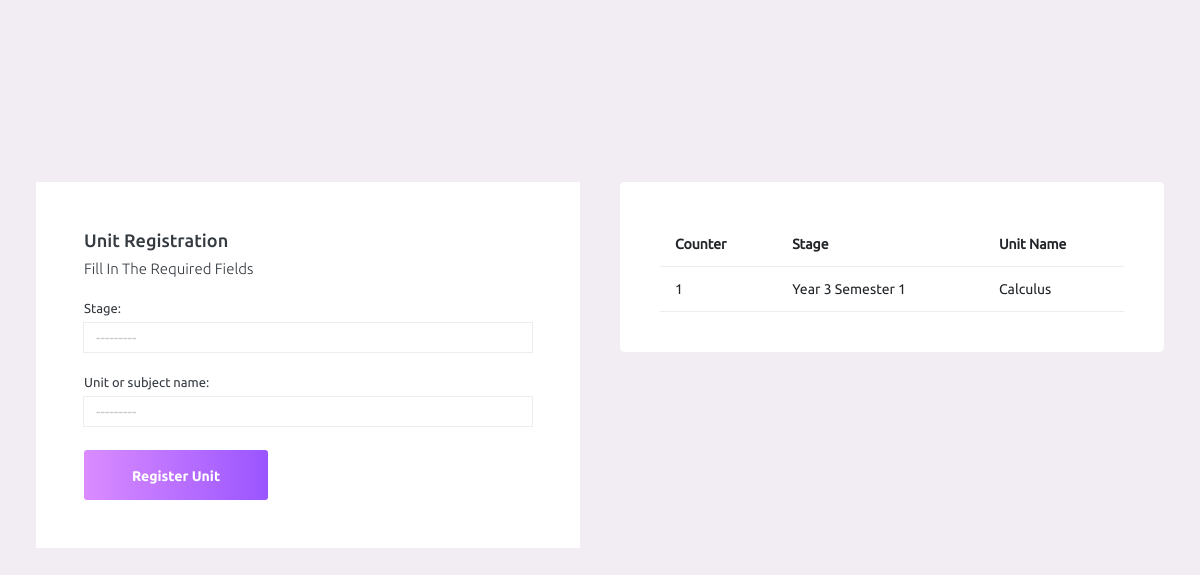
The page /school/unit_registration/ (signed in) on the database as committed earlier.
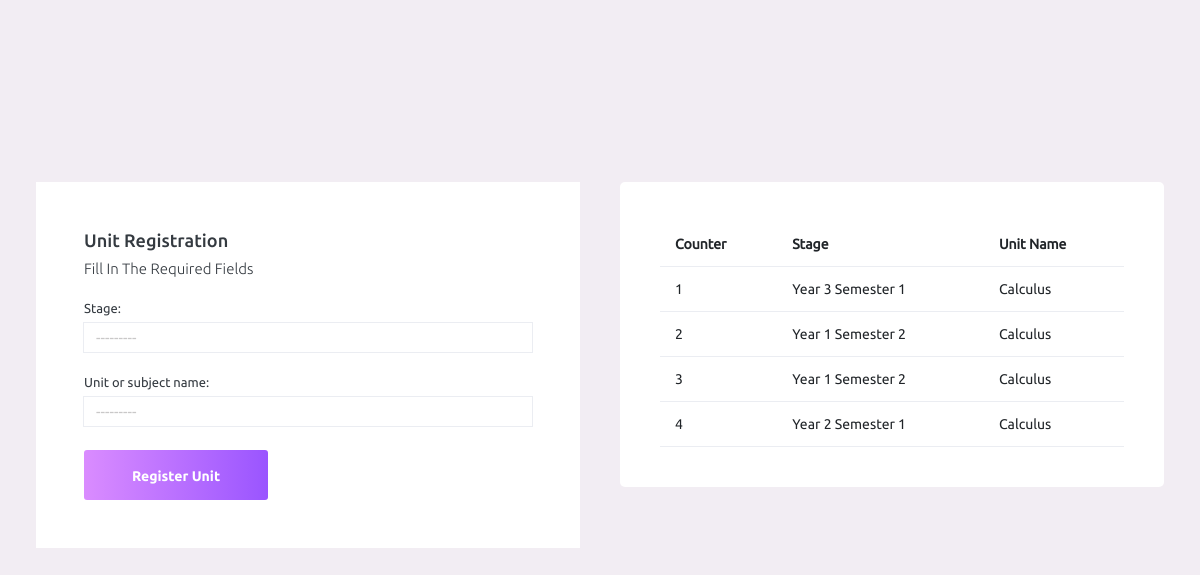
The same page on the database as committed later.
### school/models.py (models this page shows)
class marks_yr1(models.Model):
    user = models.ForeignKey(User, max_length=255, on_delete=models.CASCADE, blank=True)
    full_name = models.CharField(max_length=255, blank=True, null=True)
    stage = models.ForeignKey(Stages, max_length=255, on_delete=models.CASCADE, blank=True)
    unit_or_subject_name = models.ForeignKey(Units, max_length=255, on_delete=models.CASCADE, default="", blank=True)
    marks = models.CharField(max_length=255, blank=True, null=True)
    grade = models.CharField(max_length=255, blank=True, null=True)
    date_created = models.DateTimeField(
        null=True, blank=True, auto_now_add=True)
    date_updated = models.DateTimeField(null=True, blank=True, auto_now=True)

class Stages(models.Model):
    year = models.CharField(max_length=255, blank=True, null=True)
    def __str__(self):
        return self.year

class Units(models.Model):
    unit_name = models.CharField(max_length=255, blank=True, null=True)
    date_created = models.DateTimeField(
        null=True, blank=True, auto_now_add=True)
    date_updated = models.DateTimeField(null=True, blank=True, auto_now=True)
    def __str__(self):
        return self.unit_name

### school/my_views.py (the view, shortened to what this page needs)
# urls.py: path('unit_registration/', my_views.unit_registration, name='unit_registration'),
@login_required
def unit_registration(request):
    title = "Unit Registration"
    button="Register Unit"
    form = UnitRegistrationForm(request.POST or None)
    queryset2=marks_yr1.objects.filter(user=request.user)
    context = {
        "title": title,
        "form": form,
        "button": button,
        "queryset2": queryset2
    }
    return render(request, "units/unit_registration.html", context)

### school/forms.py
class UnitRegistrationForm(forms.ModelForm):
    class Meta:
        model = marks_yr1
        fields = ['stage', 'unit_or_subject_name']
        widgets = {'stage': forms.Select(
            attrs={'class': 'form-control', 'placeholder': 'Choose your year of study'}),
            'unit_or_subject_name': forms.Select(
            attrs={'class': 'form-control', 'placeholder': 'Select Unit or Subject to register'})}

### school/templates/units/unit_registration.html (shortened to what this page needs)
{% extends 'base.html' %}
{% load static %}
{% block content %}
<div class="content-wrapper d-flex align-items-center auth">
    <div class="row flex-grow">
      <div class="col-lg-6 mx-auto">
        <div class="auth-form-light text-left p-5">
          <h4>{{title}}</h4>
          <h6 class="font-weight-light">Fill In The Required Fields</h6>
          <form class="pt-3" method="post" action="">
              <fieldset>
                {% for fm in form %}
                    <div class="form-group">
                        {{fm.label_tag}}
                        {{fm}}
                    </div>
                {% endfor %}
                <div class="mt-3">
                  <button class="btn btn-block btn-gradient-primary btn-lg font-weight-medium auth-form-btn" type="submit">{{button}}</button>
                </div>
              </fieldset>
          </form>
        </div>
      </div>
      <div class="col-lg-6 mx-auto">
        <div class="card">
          <div class="card-body">
            <div class="table-responsive fixed-table-body">
                <table class="table table-stripe">
                  <tr>
                    <th>Counter</th>
                    <th>Stage</th>
                    <th>Unit Name</th>
                  </tr>
              {% for instance in queryset2 %}
                  <tr>
                    <td>{{forloop.counter}}</td>
                    <td>{{instance.stage}}</td>
                    <td>{{instance.unit_or_subject_name}}</td>
                  </tr>
              {% endfor %}
                </table>
            </div>
          </div>
        </div>
      </div>
    </div>
  </div>
{% endblock content %}

Rows that differ between the two databases and show on the page:
added marks_yr1: stage "Year 1 Semester 2", unit_or_subject_name "Calculus"
added marks_yr1: stage "Year 1 Semester 2", unit_or_subject_name "Calculus"
added marks_yr1: stage "Year 2 Semester 1", unit_or_subject_name "Calculus"
